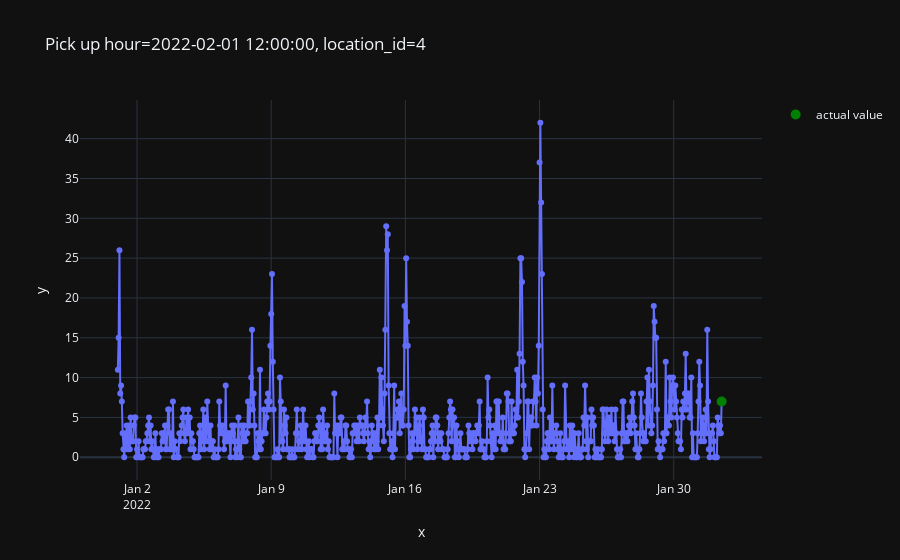

Source (notebook cell):
### Code cell
import sys
sys.path.append('../')

import importlib
import src.plot
importlib.reload(src.plot)

from src.plot import plot_one_sample

plot_one_sample(features, targets, example_id=0)

### Figure 1 — Plotly figure (JSON) as saved in the notebook; plotly's stock layout.template omitted (floating-point values rounded to 4 significant figures; data arrays with more than 128 entries replaced by an {"elided": "..."} marker saying what was removed)
{"data": [{"hovertemplate": "x=%{x}<br>y=%{y}<extra></extra>", "legendgroup": "", "line": {"color": "#636efa", "dash": "solid"}, "marker": {"symbol": "circle"}, "mode": "lines+markers", "name": "", "orientation": "v", "showlegend": false, "type": "scatter", "x": {"elided": "757 str values"}, "xaxis": "x", "y": {"elided": "757 float values"}, "yaxis": "y"}, {"line": {"color": "green"}, "marker": {"size": 10}, "mode": "markers", "name": "actual value", "type": "scatter", "x": ["2022-02-01T12:00:00.000000000"], "y": [7]}], "layout": {"legend": {"tracegroupgap": 0}, "title": {"text": "Pick up hour=2022-02-01 12:00:00, location_id=4"}, "xaxis": {"anchor": "y", "domain": [0, 1], "title": {"text": "x"}}, "yaxis": {"anchor": "x", "domain": [0, 1], "title": {"text": "y"}}}}
